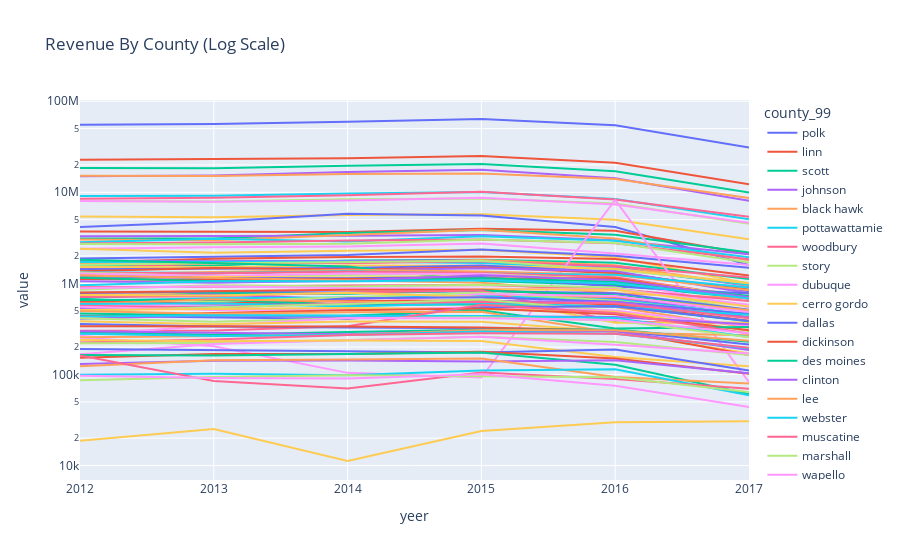

Notebook code cell kept with this figure:
### Code cell
px.line(rbcy_toplot, 
        line_group='county_99', color='county_99', 
        title='Revenue By County (Log Scale)',
        labels='county_99',
        log_y=True
    )
